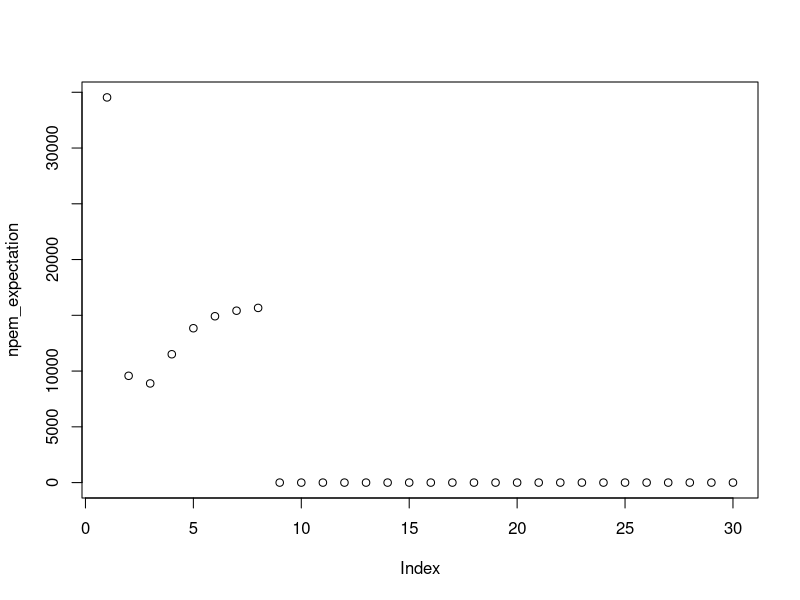

Generate this figure with R:
##### This code is written to simulation the EM algorithm in (penalized) FA models.
##### We will assume k is known in advanced.

###### try profvis

library(MASS)


###############################################################################

### Functions may be used in the simulation
rm(list = ls())
################### Functions may be used in the simulation ####################
## To calculate A in article
A <- function(lambda, psi) {
  # Input: lambda: loading matrix of size p*k we have now
  #        psi: the variance matrix of size p*p of common factor we have now
  # Output: A 
  inv_mat <- ginv(lambda %*% t(lambda) + psi)
  result <- t(lambda) %*% inv_mat
  return(result)
}

B <- function(lambda, psi) {
  # Input: lambda: loading matrix of size p*k we have now
  #        psi: the variance matrix of size p*p of common factor we have now
  # Output: B
  k <- ncol(lambda)
  inv_mat <- ginv(lambda %*% t(lambda) + psi)
  result <- diag(rep(1, k)) - t(lambda) %*% inv_mat %*% lambda
  return(result)
}



psi_update <- function(lambda,psi,Y,j){
  # Input: lambda: loading matrix of size p*k we have now
  #        psi: the variance matrix of size p*p of common factor we have now
  #        Y: the response matrix of size n*p
  #        j: the element in (j,j) entry of matrix psi to update
  # Output: Updated psi[j,j]
  
  n <- nrow(Y)
  mat_A <- A(lambda,psi)
  mat_B <- B(lambda, psi)
  lambda_j <- lambda[j,,drop=FALSE]
  
  # Start calculating
  first_term <- (1/n) * sum(Y[,j]*Y[,j])
  second_term <- -(2/n) * lambda_j %*% as.matrix(rowSums(tcrossprod(mat_A,Y) 
                                                         %*% Y[,j, drop=FALSE]),ncol=1)
  third_term <- (1/n) * lambda_j %*% (n * mat_B + tcrossprod(mat_A,Y) 
                                      %*% tcrossprod(Y , mat_A)) %*% t(lambda_j)
  return(first_term + second_term + third_term)
}


pem_E <- function(lambda,psi,Y,rho){
  Out <- npem_E(lambda,psi,Y)-1/2*rho*sum(abs(lambda))
  return(Out)
}



npem_E <- function(lambda,psi,Y){
  # Input: lambda: loading matrix of size p*k we have now
  #        psi: the variance matrix of size p*p of common factor we have now
  #        Y: the response matrix of size n*p
  # Output: non-penalized expectation (ignore the constant)
  
  n <- nrow(Y)
  p <- nrow(lambda)
  
  # Precompute A and B
  mat_A <- A(lambda, psi)
  mat_B <- B(lambda, psi)
  
  # first term of expectation
  first_term <- -(n/2) * sum(log(diag(psi)))
  
  # second term of expectation
  second_term <- 0
  for (i in 1:n){
    for (j in 1:p){
      yij <- Y[i,j]
      lambda_j <- t(as.matrix(lambda[j,]))
      Y_i <- t(as.matrix(Y[i,]))
      second_term <- second_term 
      + (yij^2 - 2 * yij * lambda_j %*% mat_A %*% t(Y_i))/psi[j,j]
    }
    
  }
  second_term <- -1/2 * second_term
  
  # third term of expectation
  third_term <- 0
  for (i in 1:n){
    for (j in 1:p){
      Y_i <- t(as.matrix(Y[i,]))
      lambda_j <- t(as.matrix(lambda[j,]))
      third_term <- third_term 
      + (lambda_j %*% (mat_B + mat_A %*% t(Y_i) %*% Y_i %*% t(mat_A)) %*% t(lambda_j))/psi[j,j]
    }
  }
  third_term <- -1/2 * third_term
  
  return(first_term + second_term + third_term)
}


loading_update <- function(lambda,psi,Y,j){
  # Input: lambda: loading matrix of size p*k we have now
  #        psi: the variance matrix of size p*p of common factor we have now
  #        Y: the response matrix of size n*p
  #        j: the j-th row of lambda to be updated
  # Output: Updated lambda[j,]
  
  n <- nrow(Y)
  mat_A <- A(lambda,psi)
  mat_B <- B(lambda, psi)
  k <- ncol(lambda)
  
  
  # first term of updating formula
  factor1 <- matrix(0, nrow = k, ncol = 1)
  for (i in 1:n){
    Y_i <- as.matrix(Y[i,])
    factor1 <- factor1 - 2 * Y[i,j] * mat_A %*% Y_i 
  }
  
  
  # second term of updating formula
  factor2 <- matrix(0, nrow = k, ncol = k)
  for (i in 1:n){
    Y_i <- as.matrix(Y[i,])
    factor2 <- factor2 + 2 * mat_B + 2 * mat_A %*% Y_i %*% t(Y_i) %*% t(mat_A)
  }
  
  
  return(- t(factor1) %*% t(solve(factor2)))
}
  
###############################################################################

set.seed(124)

n <- 5000  # Size of observations
p <- 6     # Dimension of each observation
k <- 2    # Order of FA model (dimension of latent variables)


real_loading <- matrix(c(0.95,0,0.9,0,0.85,0,0,0.8,0,0.75,0,0.7), nrow=p, ncol=k, byrow = TRUE)
psi_diag <- diag(diag(p)-tcrossprod(real_loading))
real_psi <- diag(psi_diag)

Y <- mvrnorm(n = n, mu = rep(0,p), Sigma = real_loading %*% t(real_loading) + real_psi)
# Real parameters of the FA model
# Generate the loading matrix
#sparsity_level <- 0.3  # The proportion of zero elements in the loading matrix
#non_zeros <- round(k * p * (1 - sparsity_level))
#poss_values_1 <- c(0.5, 0.6, 0.7, 0.8, 0.9, -0.5, -0.6, -0.7, -0.8, -0.9)
#loading_position <- sample(k * p, non_zeros)
#real_loading <- matrix(0, nrow = p, ncol = k)
#real_loading[loading_position] <- sample(poss_values_1, non_zeros, replace = TRUE)

# Ensure no all-zero rows or columns
#while (any(rowSums(real_loading) == 0) || any(colSums(real_loading) == 0)) {
#  loading_position <- sample(k * p, non_zeros)
#  real_loading <- matrix(0, nrow = p, ncol = k)
#  real_loading[loading_position] <- sample(poss_values_1, non_zeros, replace = TRUE)
#}

print(real_loading)

# Generate the real variance of the unique factors epsilon
poss_values_2 <- c(0.1, 0.2, 0.3, 0.4)
diagonal_values <- sample(poss_values_2, p, replace = TRUE)
real_psi <- diag(diagonal_values)

print(real_psi)

# Generate the factor matrix F, response matrix Y, and unique factor epsilon
F <- matrix(rnorm(n * k, mean = 0, sd = 1), nrow = n, ncol = k)
epsilon <- mvrnorm(n = n, mu = rep(0, p), Sigma = real_psi)
Y <- F %*% t(real_loading) + epsilon


###############################################################################

### Perform a FA using factanal() function in R to the response matrix Y (traditional
### two steps method).
fa_2steps_result <- factanal(x = Y, factors = k, scores = 'regression', rotation = 'varimax')
loading_2steps <- as.matrix(fa_2steps_result$loadings)
error_2steps <- norm(loading_2steps - real_loading,type = 'F')
print(loading_2steps)

###############################################################################
### Perform a non-penalized EM algorithm 

## Set the initial guess
npem_initial_loading <- matrix(c(1,1,1,1,1,1,1,1,1,1,1,1), 
                               nrow=p, ncol=k, byrow = TRUE)   # Take distinct initial values to see what happens
npem_initial_psi <- diag(rep(0.1,p))     # Take distinct initial values to see what happens

## End the iteration if the error between two steps is less than np_tolerance
## and regard as convergent
npem_tolerance <- 0.01 
n_max_iter <- 30 # Set a maximum iteration in case an infinity loop.

## Set the parameters for iteration
npem_step <- 0 # record the number of iterations
npem_loading_diff <- 1000 # Set a big difference in case smaller than tolerance at very beginning
npem_psi_diff <- 1000
npem_expectation <- numeric(length = n_max_iter)# Record expectations during iteration

# update iteratively
npem_loading_old <- npem_initial_loading
npem_psi_old <- npem_initial_psi

while(npem_loading_diff >= npem_tolerance && npem_psi_diff >= npem_tolerance){
  npem_step <- npem_step + 1
  npem_expectation[npem_step] <- npem_E(npem_loading_old,npem_psi_old,Y)
  ## Update psi elementwisely
  npem_psi_new <- matrix(0, nrow = p, ncol = p)
  for (j in 1:p){
    npem_psi_new[j,j] <- psi_update(npem_loading_old,npem_psi_old,Y,j)
  }
  npem_psi_diff <- norm(npem_psi_new - npem_psi_old, type = 'F') # calculate the difference between psi matrix
  
  ## Update loading matrix using current psi rowwisely
  
  npem_loading_new <- matrix(0, nrow = p, ncol = k)
  for (j in 1:p){
    npem_loading_new[j,] <- loading_update(npem_loading_old, npem_psi_new, Y, j)
  }
  npem_loading_diff <- norm(npem_loading_new - npem_loading_old, type = 'F')
  
  ## Update parameters
  npem_psi_old <- npem_psi_new
  npem_loading_old <- npem_loading_new
  
  if (npem_step > n_max_iter){
    cat('Failed to converge!')
    break
  }
  
}
## final result of non-penalized EM algorithm
npem_loading <- npem_loading_new
npem_psi <- npem_psi_new
plot(npem_expectation)

  


  





